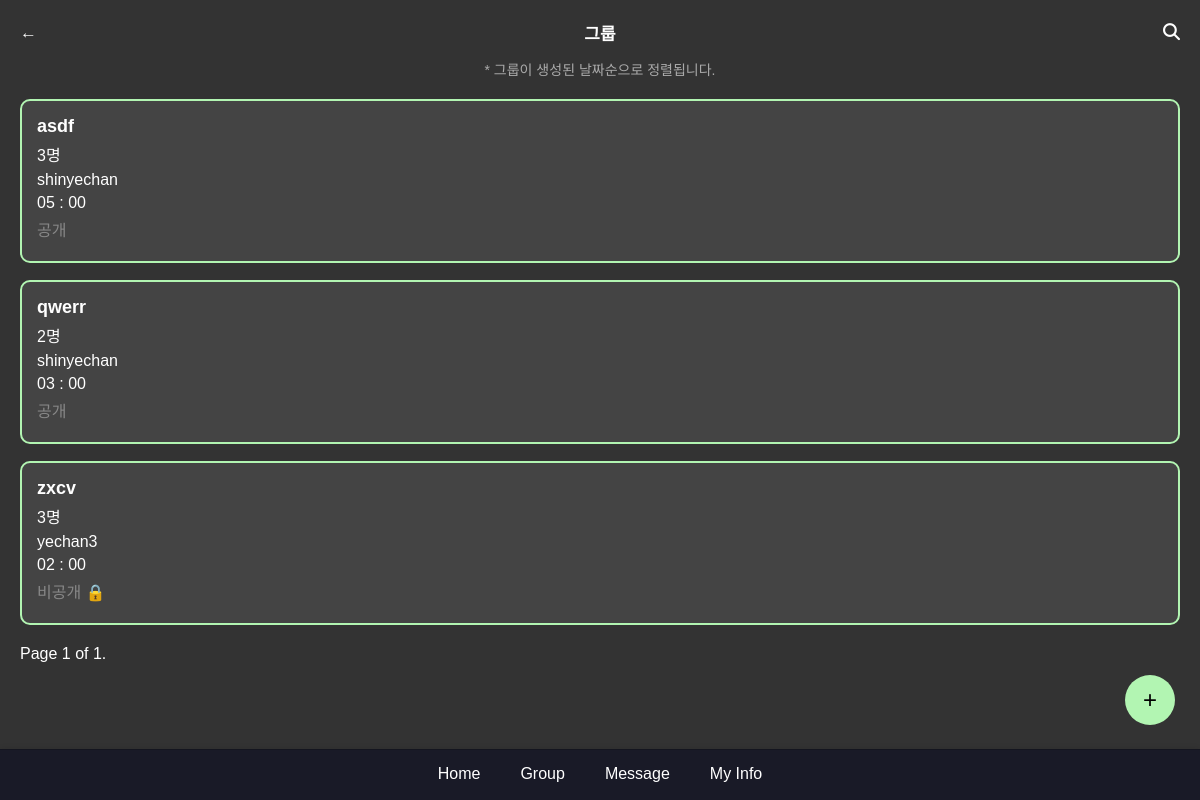
Screenshot of /group/allgroup/ (signed in) with the database file from the repository.
### group/models.py (models this page shows, shortened)
class Group(models.Model):
    title = models.CharField(max_length=100)
    goals = models.IntegerField(default=0, help_text='목표 시간을 분 단위로 입력해주세요')
    master = models.ForeignKey(settings.AUTH_USER_MODEL, related_name='mastered_groups', on_delete=models.CASCADE)
    users = models.ManyToManyField(settings.AUTH_USER_MODEL, related_name='user_groups')
    password = models.CharField(max_length=128, blank=True, null=True)
    information = models.TextField(blank=True, null=True)
    is_private = models.BooleanField(default=False)
    created_at = models.DateTimeField(auto_now_add=True)

### main/models.py (models this page shows)
class CustomUser(AbstractUser):
    following = models.ManyToManyField(
        "self", #User 인스턴스가 다른 인스턴스 참조
        verbose_name="팔로우 중인 사용자들",
        related_name="followers",
        symmetrical=False,
        through="relationship.Relationship"
    )

### group/views.py (the view)
# urls.py: path('allgroup/', views.all_group, name='all_group'),
@login_required
def all_group(request):
    groups = Group.objects.all().order_by('-created_at')
    paginator = Paginator(groups, 10)  # 페이지당 10개의 그룹을 표시
    page_number = request.GET.get('page')
    page_obj = paginator.get_page(page_number)
    return render(request, 'group/all_group.html', {'page_obj': page_obj})

### main/templatetags/time_filters.py (called while the page is built)
@register.filter
def display_time(total_minutes):
    try:
        total_minutes = int(total_minutes)
        hours = total_minutes // 60
        minutes = total_minutes % 60
        if 0 <= hours < 10:
            hours = f"0{hours}"
        if 0 <= minutes < 10:
            minutes = f"0{minutes}"
        return f"{hours} : {minutes}"
    except (ValueError, TypeError):
        return "Invalid time"

### group/templates/group/all_group.html (shortened to what this page needs)
{% extends 'base.html' %} {% load static %} {% block extra_css %}<link
  rel="stylesheet"
  href="{% static 'css/group.css' %}"
/>{% endblock %} {% block content %}
<div class="groupAddContainer">
  <div class="groupDiv">
    <header class="groupAddHeader">
      <a
        href="{% url 'my_group' %}"
        class="groupAdd-back-button"
        id="cancelButton"
        >←</a
      >
      <a class="groupAddTitle">그룹</a>
      <a href="{% url 'search_group' %}" class="groupAdd-search-button">
        <i class="fas fa-search"></i>
      </a>
    </header>
    <p class="groupAddNotice">* 그룹이 생성된 날짜순으로 정렬됩니다.</p>
    {% if page_obj.object_list %}
    <div class="groupAdd-list">
      {% for group in page_obj %}
      <a href="{% url 'account_group' group.id %}" class="groupAdd-item">
        <h2>{{ group.title }}</h2>
        <p>{{ group.users.count }}명</p>
        <p>{{ group.master.username }}</p>
        {% load time_filters %}
        <p>{{ group.goals|display_time}}</p>
        <p class="private">
          {% if group.is_private %}비공개 🔒{% else %}공개{% endif %}
        </p>
      </a>
      {% endfor %}
    </div>
    <a href="{% url 'create_group' %}" class="add-button">+</a>
    <div class="pagination">
      <span class="step-links">
        <span class="current">
          Page {{ page_obj.number }} of {{ page_obj.paginator.num_pages }}.
        </span>
      </span>
    </div>
  </div>
</div>
{% else %}
<p>생성된 그룹이 없습니다. 그룹을 만들어 주세요.</p>
{% endif %} {% endblock %}

### main/static/css/styles.css (style rules this page uses)
body { margin: 0; }

### main/static/css/group.css (style rules this page uses)
body { font-family: Arial, sans-serif; background-color: #1c1c1e; color: #fff; }
.groupDiv { padding: 20px; }
body { font-family: Arial, sans-serif; background-color: #333; color: #fff; margin: 0; padding: 0; }
.groupAddContainer { width: 100%; margin: 0px; padding: 0px; }
.groupAddTitle { font-size: 17px; font-weight: bold; }
.groupAddHeader { display: flex; justify-content: space-between; align-items: center; margin-bottom: 10px; }
.groupAdd-back-button, .groupAdd-search-button { background: none; border: none; color: #fff; font-size: 17px; text-decoration: none; }
.groupAddNotice { font-size: 14px; color: #aaa; text-align: center; margin-bottom: 20px; }
.groupAdd-list { margin-bottom: 20px; }
.groupAdd-item { background-color: #444; border: 2px solid #b2f5b2; padding: 15px; margin-bottom: 17px; border-radius: 10px; display: block; color: #fff; text-decoration: none; }
.groupAdd-item h2 { margin: 0; font-size: 18px; }
.groupAdd-item p { margin: 5px 0; }
.groupAdd-item .private { color: #888; }
.add-button { background-color: #b2f5b2; color: #000; border: none; border-radius: 50%; width: 50px; height: 50px; font-size: 24px; position: fixed; bottom: 75px; right: 25px; cursor: pointer; display: flex; justify-content: center; align-items: center; text-decoration: none; }

### rows the page displays
Group: title "asdf", users.count "3", master.username "shinyechan", goals|display_time "05 : 00", is_private "공개"
Group: title "qwerr", users.count "2", master.username "shinyechan", goals|display_time "03 : 00", is_private "공개"
Group: title "zxcv", users.count "3", master.username "yechan3", goals|display_time "02 : 00", is_private "비공개 🔒"

### other values shown
{{ page_obj.number }} "1"
{{ page_obj.paginator.num_pages }} "1"
